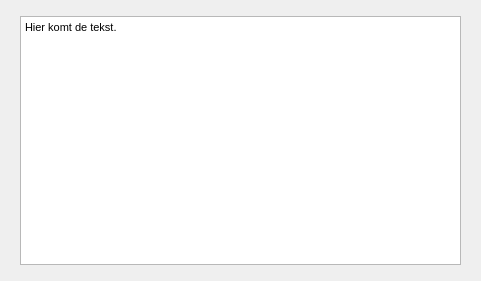
<?xml version="1.0" encoding="UTF-8"?>
<ui version="4.0">
 <class>DialogText</class>
 <widget class="QDialog" name="DialogText">
  <property name="geometry">
   <rect>
    <x>0</x>
    <y>0</y>
    <width>481</width>
    <height>281</height>
   </rect>
  </property>
  <property name="windowTitle">
   <string>DialogText</string>
  </property>
  <property name="windowIcon">
   <iconset>
    <normaloff>icon.ico</normaloff>icon.ico</iconset>
  </property>
  <widget class="QTextBrowser" name="textBrowser">
   <property name="geometry">
    <rect>
     <x>20</x>
     <y>16</y>
     <width>441</width>
     <height>249</height>
    </rect>
   </property>
   <property name="html">
    <string>&lt;!DOCTYPE HTML PUBLIC &quot;-//W3C//DTD HTML 4.0//EN&quot; &quot;http://www.w3.org/TR/REC-html40/strict.dtd&quot;&gt;
&lt;html&gt;&lt;head&gt;&lt;meta name=&quot;qrichtext&quot; content=&quot;1&quot; /&gt;&lt;style type=&quot;text/css&quot;&gt;
p, li { white-space: pre-wrap; }
&lt;/style&gt;&lt;/head&gt;&lt;body style=&quot; font-family:'MS Shell Dlg 2'; font-size:8.25pt; font-weight:400; font-style:normal;&quot;&gt;
&lt;p style=&quot; margin-top:0px; margin-bottom:0px; margin-left:0px; margin-right:0px; -qt-block-indent:0; text-indent:0px;&quot;&gt;Hier komt de tekst.&lt;/p&gt;&lt;/body&gt;&lt;/html&gt;</string>
   </property>
  </widget>
 </widget>
 <resources/>
 <connections/>
</ui>
